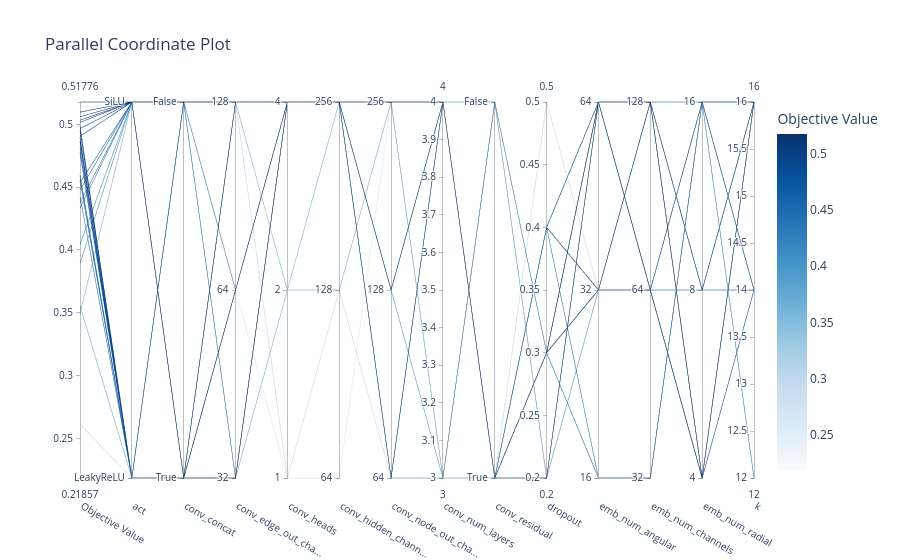

Source (notebook cell):
### Code cell
optuna.visualization.plot_parallel_coordinate(study).show()

### Figure 1 — Plotly figure (JSON) as saved in the notebook; plotly's stock layout.template omitted (floating-point values rounded to 4 significant figures)
{"data": [{"dimensions": [{"label": "Objective Value", "range": [0.2186, 0.5178], "values": [0.3554, 0.4479, 0.4333, 0.4553, 0.4966, 0.4949, 0.5178, 0.2186, 0.3894, 0.5033, 0.4591, 0.4775, 0.4905, 0.4891, 0.2613, 0.3495, 0.482, 0.4045, 0.4375, 0.4593, 0.4537, 0.4864, 0.4426, 0.5016, 0.4987, 0.506, 0.5097]}, {"label": "act", "range": [0, 1], "ticktext": ["LeakyReLU", "SiLU"], "tickvals": [0, 1], "values": [0, 1, 1, 0, 1, 0, 1, 0, 1, 1, 0, 0, 1, 0, 0, 1, 0, 1, 1, 0, 1, 0, 0, 1, 0, 1, 1]}, {"label": "conv_concat", "range": [0, 1], "ticktext": ["True", "False"], "tickvals": [0, 1], "values": [0, 0, 0, 1, 0, 0, 0, 1, 1, 0, 0, 0, 0, 0, 1, 0, 0, 1, 0, 0, 0, 0, 0, 0, 0, 1, 0]}, {"label": "conv_edge_out_cha...", "range": [0, 2], "ticktext": ["32", "64", "128"], "tickvals": [0, 1, 2], "values": [0, 0, 0, 0, 0, 0, 0, 1, 1, 1, 1, 1, 1, 1, 2, 2, 2, 2, 2, 2, 2, 2, 2, 2, 2, 2, 2]}, {"label": "conv_heads", "range": [0, 2], "ticktext": ["1", "2", "4"], "tickvals": [0, 1, 2], "values": [1, 2, 2, 2, 2, 2, 2, 0, 2, 2, 2, 2, 2, 2, 0, 1, 2, 2, 2, 2, 2, 2, 2, 2, 2, 2, 2]}, {"label": "conv_hidden_chann...", "range": [0, 2], "ticktext": ["64", "128", "256"], "tickvals": [0, 1, 2], "values": [1, 2, 2, 2, 2, 2, 2, 0, 2, 2, 2, 2, 2, 2, 1, 2, 2, 2, 2, 2, 2, 2, 2, 2, 2, 2, 2]}, {"label": "conv_node_out_cha...", "range": [0, 2], "ticktext": ["64", "128", "256"], "tickvals": [0, 1, 2], "values": [2, 0, 0, 0, 1, 2, 2, 2, 1, 1, 1, 1, 2, 2, 0, 0, 0, 1, 1, 1, 1, 1, 1, 2, 2, 2, 2]}, {"label": "conv_num_layers", "range": [3, 4], "values": [3, 4, 4, 4, 4, 4, 4, 3, 3, 4, 4, 4, 4, 4, 3, 3, 4, 4, 4, 4, 4, 4, 4, 4, 4, 4, 4]}, {"label": "conv_residual", "range": [0, 1], "ticktext": ["True", "False"], "tickvals": [0, 1], "values": [1, 0, 0, 0, 0, 0, 0, 1, 1, 0, 0, 0, 0, 0, 0, 0, 0, 1, 0, 0, 0, 0, 0, 0, 0, 0, 0]}, {"label": "dropout", "range": [0.2, 0.5], "values": [0.2, 0.4, 0.4, 0.4, 0.3, 0.3, 0.3, 0.2, 0.3, 0.3, 0.3, 0.4, 0.3, 0.3, 0.5, 0.2, 0.3, 0.3, 0.4, 0.4, 0.4, 0.3, 0.4, 0.3, 0.3, 0.3, 0.2]}, {"label": "emb_num_angular", "range": [0, 2], "ticktext": ["16", "32", "64"], "tickvals": [0, 1, 2], "values": [1, 1, 1, 1, 1, 2, 2, 2, 0, 1, 2, 2, 1, 1, 1, 1, 1, 0, 0, 1, 1, 1, 2, 1, 2, 2, 2]}, {"label": "emb_num_channels", "range": [0, 2], "ticktext": ["32", "64", "128"], "tickvals": [0, 1, 2], "values": [1, 1, 1, 2, 2, 1, 2, 2, 0, 2, 1, 2, 2, 2, 2, 1, 1, 0, 0, 1, 1, 2, 2, 2, 1, 2, 2]}, {"label": "emb_num_radial", "range": [0, 2], "ticktext": ["4", "8", "16"], "tickvals": [0, 1, 2], "values": [2, 2, 2, 1, 0, 0, 0, 1, 2, 0, 2, 0, 0, 0, 1, 2, 0, 2, 2, 1, 2, 0, 2, 0, 0, 0, 0]}, {"label": "k", "range": [12, 16], "values": [16, 16, 14, 16, 16, 16, 16, 16, 12, 16, 16, 16, 16, 16, 16, 12, 16, 14, 14, 14, 14, 14, 14, 16, 16, 16, 16]}], "labelangle": 30, "labelside": "bottom", "line": {"color": [0.3554, 0.4479, 0.4333, 0.4553, 0.4966, 0.4949, 0.5178, 0.2186, 0.3894, 0.5033, 0.4591, 0.4775, 0.4905, 0.4891, 0.2613, 0.3495, 0.482, 0.4045, 0.4375, 0.4593, 0.4537, 0.4864, 0.4426, 0.5016, 0.4987, 0.506, 0.5097], "colorbar": {"title": {"text": "Objective Value"}}, "colorscale": [[0, "rgb(247,251,255)"], [0.125, "rgb(222,235,247)"], [0.25, "rgb(198,219,239)"], [0.375, "rgb(158,202,225)"], [0.5, "rgb(107,174,214)"], [0.625, "rgb(66,146,198)"], [0.75, "rgb(33,113,181)"], [0.875, "rgb(8,81,156)"], [1, "rgb(8,48,107)"]], "reversescale": false, "showscale": true}, "type": "parcoords"}], "layout": {"title": {"text": "Parallel Coordinate Plot"}}}
